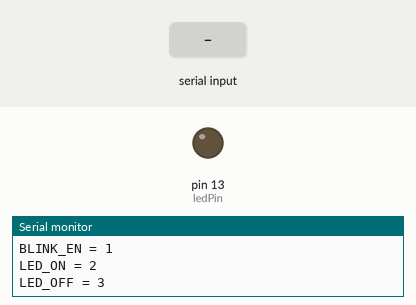
Recording of a sketch running on a simulated Arduino Uno, built with avr-gcc and run on an emulated ATmega328P. Parts: output pins drawn as LEDs (lit = HIGH), the last lines printed to the serial monitor. The test bench sets the inputs (shaded band).

Above: at 1.2 s.
1.3 s: "+" received over Serial
At 1.8 s:
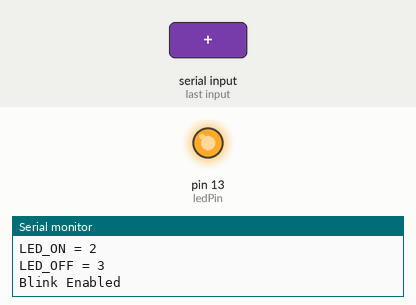
4.3 s: "-" received over Serial
At 5.2 s:
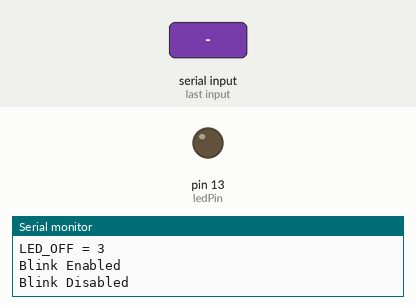
Timing chart, 0 to 7.3 s (numbered marks = the images above; inputs shaded):
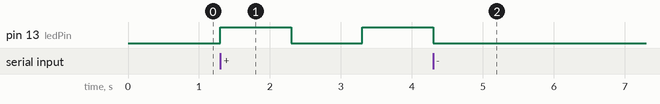

The sketch:

state_machine_with_enum_tutorial.ino
```cpp
// https://www.baldengineer.com/state-machine-with-enum-tutorial.html

enum blinkStates {
  BLINK_DIS, // blink disable
  BLINK_EN, // blink enable
  LED_ON, // we want the led to be on for interval
  LED_OFF // we want the led to be off for interval
};

enum blinkStates ledState;
const int ledPin = 13;
long interval = 1000;
unsigned long previousMillis = 0;

void setup() {
  // put your setup code here, to run once:
  pinMode(ledPin, OUTPUT);
  Serial.begin(9600);
  Serial.println(F("---------"));
  Serial.print(F("BLINK_DIS = "));
  Serial.println(BLINK_DIS);

  Serial.print(F("BLINK_EN = "));
  Serial.println(BLINK_EN);

  Serial.print(F("LED_ON = "));
  Serial.println(LED_ON);

  Serial.print(F("LED_OFF = "));
  Serial.println(LED_OFF);
}

void loop() {
  // put your main code here, to run repeatedly:
  unsigned long currentMillis = millis();

  // use ! and + characters to control the blinking.
  if (Serial.available() > 0) {
    char incomingByte = Serial.read();
    // turn off LED
    if (incomingByte == '-') {
      ledState = BLINK_DIS;
      Serial.println("Blink Disabled");
    }
    // turn on LED
    if (incomingByte == '+') {
      ledState = BLINK_EN;
      Serial.println("Blink Enabled");
      }
  }

  // enums are just integers, so let's see if
  // it has been enabled.
  if (ledState > BLINK_DIS) {
    if ((unsigned long)(currentMillis - previousMillis >= interval)) {
      // enough time has passed, let's change the state of the LED.
      if (ledState == LED_ON) {
        // time to turn off the LED
        ledState = LED_OFF;
        digitalWrite(ledPin, LOW);
      } else {
        // time to turn on the LED
        ledState = LED_ON;
        digitalWrite(ledPin, HIGH);
      }
      // reset our timer
      previousMillis = currentMillis;
    }
  } else if (ledState == BLINK_DIS) {
    // blinking is disabled, so turn off LED
    digitalWrite(ledPin, LOW);
  }
}
// Code by james@baldengineer.com
// More at: https://www.baldengineer.com/state-machine-with-enum-tutorial.html
```

Measured:
- after the input at 1.3 s, pin 13 (ledPin): LOW → HIGH at once, → LOW 1.0 s later, → HIGH 1.0 s later
- after the input at 4.3 s, pin 13 (ledPin): goes on until 4.3 s, then stays LOW
